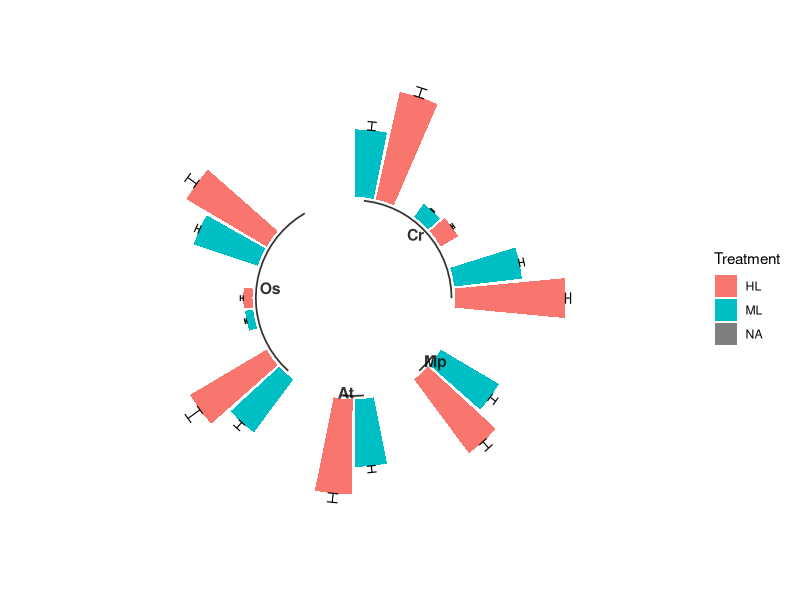

R code for this plot:
library(tidyverse)
library(ggsci)

rm(list=ls())
data <- read.table("Plot_circular_barplot.txt", sep = "\t", header = T)

data$id <- seq(1, nrow(data))

# Get the name and the y position of each label
label_data <- data
number_of_bar <- nrow(label_data)
angle <- 90 - 360 * (label_data$id-0.5) /number_of_bar     
label_data$hjust <- ifelse( angle < -90, 1, 0)
label_data$angle <- ifelse(angle < -90, angle+180, angle)

# prepare a data frame for base lines
empty_bar=2
base_data <- data %>% 
  group_by(Group) %>% 
  summarize(start=min(id), end=max(id) - empty_bar) %>% 
  rowwise() %>% 
  mutate(title=mean(c(start, end)))

# prepare a data frame for grid (scales)
grid_data <- base_data
grid_data$end <- grid_data$end[ c( nrow(grid_data), 1:nrow(grid_data)-1)] + 1
grid_data$start <- grid_data$start - 1
grid_data <- grid_data[-1,]

# Make the plot
ggplot(data, aes(x=as.factor(id), y=Average, fill=Treatment)) +
  geom_bar(aes(x=as.factor(id), y=Average, fill=Treatment), stat="identity") +
  geom_errorbar(aes(x=as.factor(id), ymin=Average, ymax=Average+SD), width=.25, size=0.4) +
  #geom_hline(yintercept = c(0.25, 0.5, 0.75, 1, 1.25, 1.5, 1.75))+
  ylim(-1.5, 2.5) +
  theme_minimal() +
  #scale_fill_lancet()+
  theme(
    #legend.position = "none",
    axis.text = element_blank(),
    axis.title = element_blank(),
    panel.grid = element_blank(),
    plot.margin = unit(rep(-1,4), "cm") 
  ) +
  coord_polar() + 
  geom_segment(data=base_data, aes(x = start, y = -0.05, xend = end, yend = -0.05), colour = "black", alpha=0.8, size=0.6 , inherit.aes = FALSE )  +
  geom_text(data=base_data, aes(x = title, y = -0.1, label=Group), hjust=c(1,1,0,0), colour = "black", alpha=0.8, size=4, fontface="bold", inherit.aes = FALSE)

ggsave(filename = "Plot_circular_barplot.pdf", heigh = 2.5, width = 3.2, device = "pdf")
